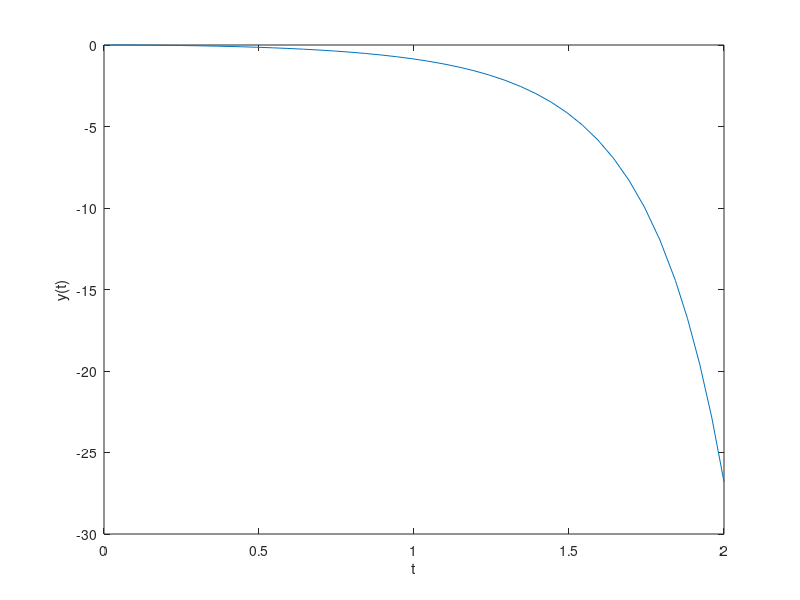

Reproduce this figure in MATLAB. (Note: this script raises an error after producing the figure.)

      close all
      
	    dydt = @(t,y) 2*t*y - t;
	    [t,y] = ode45(dydt,[0,2],0);
	    plot(t,y)
	    xlabel('t'), ylabel('y(t)')
	    
      if length(get(0,'children')) > 0
        set(gcf,'paperpos',[0 0 5 2.75])
        print -dsvg fo_lvc_linear.svg
      end
      
      
